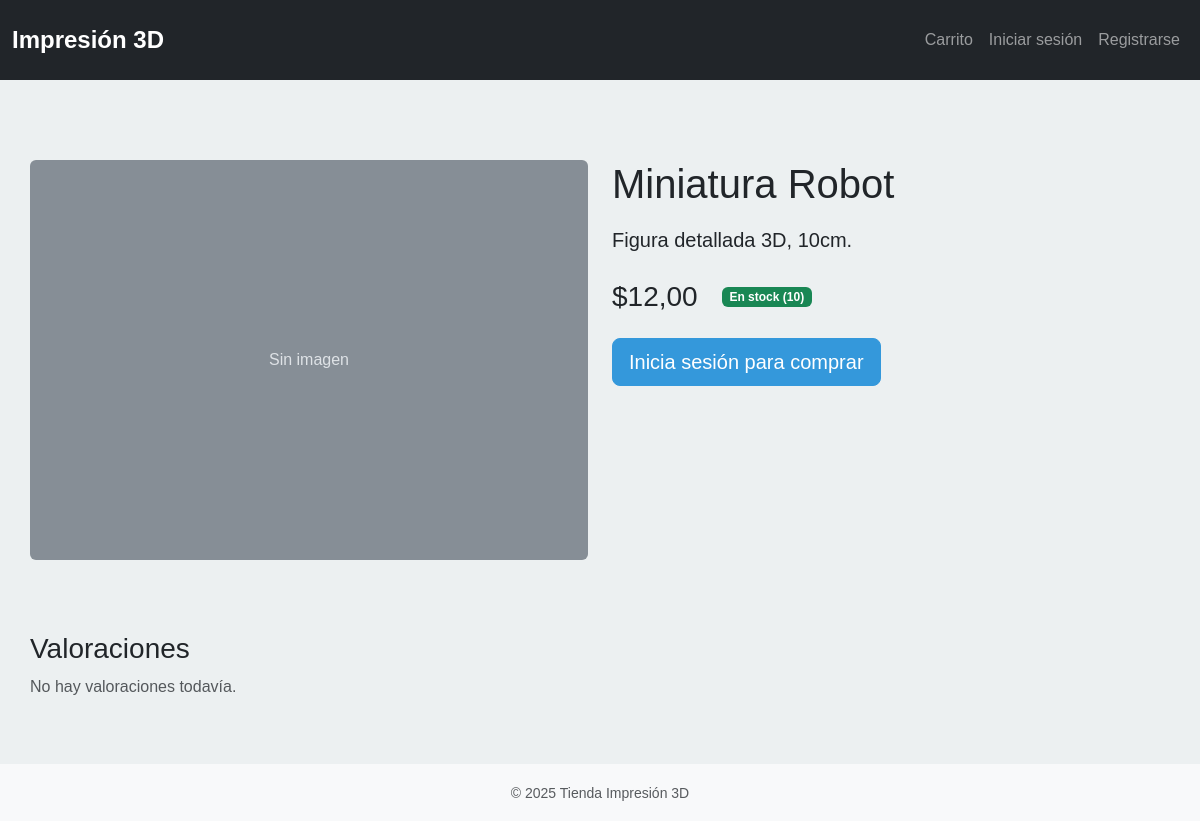
/product/1/, run on the app's committed database.
### myshop/models.py (models this page shows, shortened)
class Product(models.Model):
    CATEGORY_CHOICES = [
        ('figure', 'Figura'),
        ('spare', 'Repuesto'),
        ('custom', 'Personalizado'),
    ]
    name = models.CharField(max_length=200)
    description = models.TextField(blank=True)
    price = models.DecimalField(max_digits=8, decimal_places=2)
    image_url = models.URLField(blank=True)
    stock = models.IntegerField(default=0)
    category = models.CharField(max_length=20, choices=CATEGORY_CHOICES, default='figure')
    created_at = models.DateTimeField(auto_now_add=True)
    average_rating = models.DecimalField(max_digits=3, decimal_places=2, default=0)
    review_count = models.IntegerField(default=0)
    class Meta:
        verbose_name = "Producto"
        verbose_name_plural = "Productos"
        ordering = ['-created_at']
    class Meta:
        ordering = ['-created_at']

### myshop/views.py (the view, shortened to what this page needs)
# urls.py: path('product/<int:product_id>/', views.product_detail, name='product_detail'),
def product_detail(request, product_id):
    product = get_object_or_404(Product, id=product_id)
    reviews = Review.objects.filter(product=product).order_by('-created_at')
    user_review = None
    if request.user.is_authenticated:
        user_review = Review.objects.filter(product=product, user=request.user).first()
    context = {
        'product': product,
        'reviews': reviews,
        'user_review': user_review,
        'year': datetime.now().year,
    }
    return render(request, 'product_detail.html', context)

### templates/product_detail.html (shortened to what this page needs)
{% extends 'base.html' %}
{% block content %}
<div class="container mt-4">
    <div class="row">
        <div class="col-md-6 mb-4">
            {% if product.image_url %}
                <img src="{{ product.image_url }}" alt="{{ product.name }}" class="img-fluid rounded">
            {% else %}
                <svg class="img-fluid rounded" width="100%" height="400" xmlns="http://www.w3.org/2000/svg" role="img" aria-label="Placeholder" preserveAspectRatio="xMidYMid slice" focusable="false">
                    <text x="50%" y="50%" fill="#dee2e6" dy=".3em" text-anchor="middle">Sin imagen</text>
                </svg>
            {% endif %}
        </div>
        <div class="col-md-6">
            <h1 class="mb-3">{{ product.name }}</h1>
            <p class="lead mb-4">{{ product.description }}</p>
            <div class="d-flex align-items-center mb-4">
                <h2 class="h3 mb-0 me-4">${{ product.price }}</h2>
                {% if product.stock > 0 %}
                    <span class="badge bg-success">En stock ({{ product.stock }})</span>
                {% else %}
                    <span class="badge bg-danger">Agotado</span>
                {% endif %}
            </div>
            {% if user.is_authenticated and product.stock > 0 %}
                <button class="btn btn-primary btn-lg add-to-cart" data-product-id="{{ product.id }}">
                    Añadir al carrito
                </button>
            {% elif not user.is_authenticated %}
                <a href="{% url 'myshop:login' %}" class="btn btn-primary btn-lg">Inicia sesión para comprar</a>
            {% endif %}
        </div>
    </div>
    <div class="row mt-5">
        <div class="col-12">
            <h3>Valoraciones</h3>
            {% if reviews %}
                <div class="list-group">
                    {% for review in reviews %}
                        <div class="list-group-item">
                            <div class="d-flex w-100 justify-content-between">
                                <h5 class="mb-1">{{ review.user.username }}</h5>
                                <small class="text-muted">
                                    {% for i in "12345"|make_list %}
                                        {% if forloop.counter <= review.rating %}
                                            ★
                                        {% else %}
                                            ☆
                                        {% endif %}
                                    {% endfor %}
                                </small>
                            </div>
                            <p class="mb-1">{{ review.comment }}</p>
                            <small class="text-muted">{{ review.created_at|date:"d/m/Y H:i" }}</small>
                        </div>
                    {% endfor %}
                </div>
            {% else %}
                <p class="text-muted">No hay valoraciones todavía.</p>
            {% endif %}
        </div>
    </div>
</div>
{% endblock %}

### static/css/style.css (style rules this page uses)
:root { --primary-color: #3498db; --secondary-color: #2ecc71; --dark-color: #2c3e50; --light-color: #ecf0f1; }
body { font-family: 'Arial', sans-serif; line-height: 1.6; margin: 0; padding: 0; background-color: var(--light-color); }
.container { max-width: 1200px; margin: 0 auto; padding: 0 15px; }
.btn-primary { background-color: var(--primary-color); border-color: var(--primary-color); }

### data on the page
Product: name "Miniatura Robot", description "Figura detallada 3D, 10cm.", price "12,00", stock "10"
